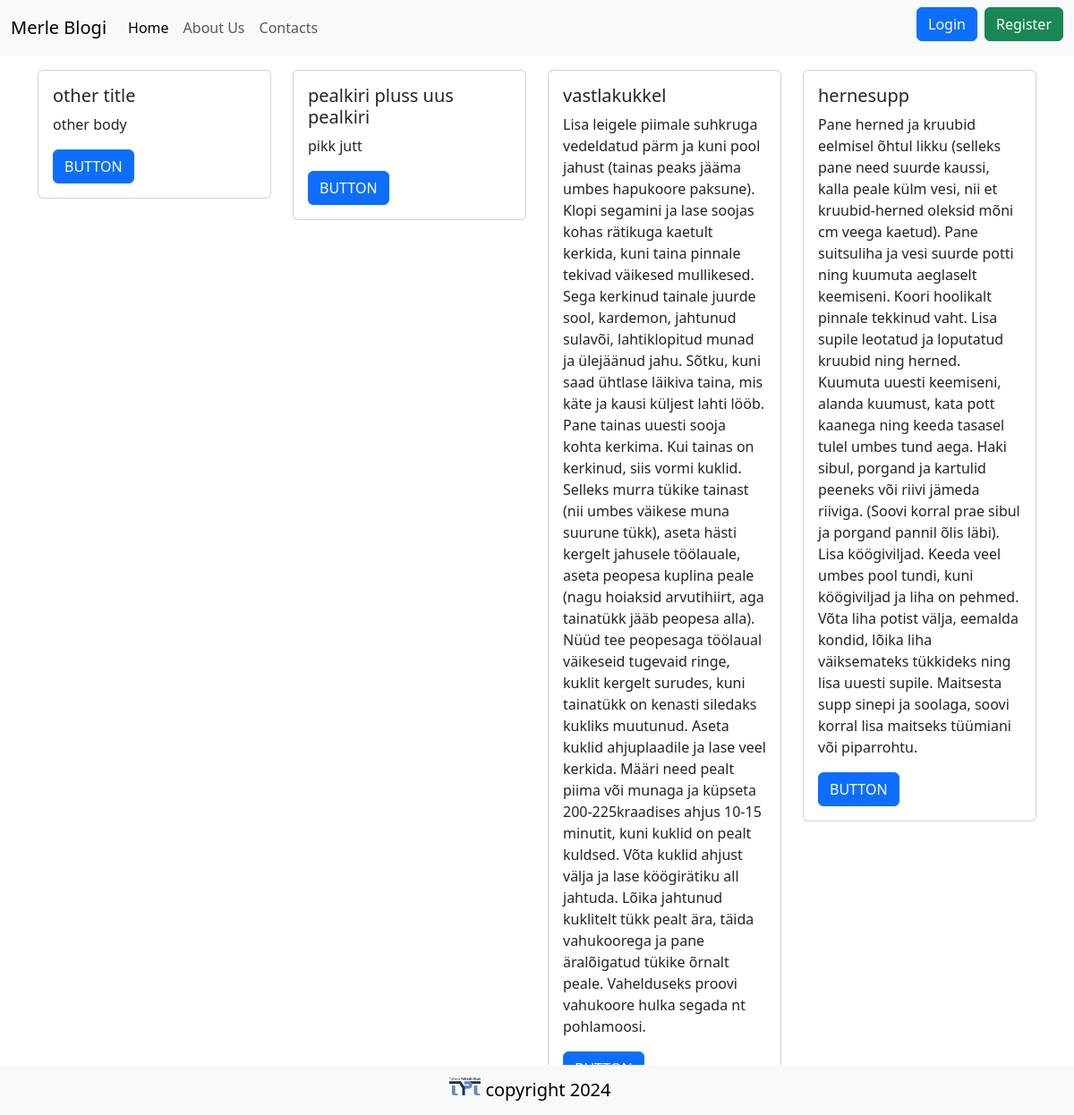
The page / on the database its author committed.
### tables this page shows
CREATE TABLE "articles"
(
    id    integer
        constraint articles_pk
            primary key autoincrement,
    title text not null,
    body  text
);

### src/Controllers/PublicController.php (called while the page is built, shortened)
<?php
class PublicController {
    public function index(){
        $articles = Article::all();
        include 'views/index.php';
    }
}

### src/DB.php (called while the page is built, shortened)
<?php
class DB {
    public $conn;
    public function __construct()
    {
        try {
            $this->conn = new PDO("sqlite:" . __DIR__ . "/../db.sqlite");
            $this->conn->setAttribute(PDO::ATTR_ERRMODE, PDO::ERRMODE_EXCEPTION);
        } catch(PDOException $e) {
            echo "Connection failed: " . $e->getMessage();
          }
    }
    public function all($table, $class){
        $stmt = $this->conn->prepare("SELECT * FROM $table");
        $stmt->execute();
        $stmt->setFetchMode(PDO::FETCH_CLASS, $class);
        return $stmt->fetchAll();
    }
}

### src/Models/Model.php (called while the page is built, shortened)
<?php
class Model {
    public static $table;
    public static function all(){
        $db = new DB();
        return $db->all(static::$table, static::class);
    }
}

### views/index.php (the view)
<?php include 'partials/header.php' ?>
    <div class="row">
        <?php foreach($articles as $article): ?>
            <div class="col-3 my-3">
                <div class="card">
                    <div class="card-body">
                        <h5 class="card-title"><?=$article->title?></h5>
                        <p class="card-text"><?=$article->body?></p>
                        <a href="#" class="btn btn-primary">BUTTON</a>
                    </div>
                </div>
            </div>
        <?php endforeach; ?>
    </div>
<?php include 'partials/footer.php' ?>

### rows shown on the page
articles: title "other title", body "other body"
articles: title "pealkiri pluss uus pealkiri", body "pikk jutt"
articles: title "vastlakukkel", body "Lisa leigele piimale suhkruga vedeldatud pärm ja kuni pool jahust (tainas peaks jääma umbes hapukoore paksune). Klopi segamini ja lase soojas kohas rätikuga kaetult kerkida, kuni taina pinnale tekivad väikesed mullikesed. Sega kerkinud tainale juurde sool, kardemon, jahtunud sulavõi, lahtiklopitud munad ja ülejäänud jahu. Sõtku, kuni saad ühtlase läikiva taina, mis käte ja kausi küljest lahti lööb. Pane tainas uuesti sooja kohta kerkima. Kui tainas on kerkinud, siis vormi kuklid. Selleks murra tükike tainast (nii umbes väikese muna suurune tükk), aseta hästi kergelt jahusele töölauale, aseta peopesa kuplina peale (nagu hoiaksid arvutihiirt, aga tainatükk jääb peopesa alla). Nüüd tee…"
articles: title "hernesupp", body "Pane herned ja kruubid eelmisel õhtul likku (selleks pane need suurde kaussi, kalla peale külm vesi, nii et kruubid-herned oleksid mõni cm veega kaetud). Pane suitsuliha ja vesi suurde potti ning kuumuta aeglaselt keemiseni. Koori hoolikalt pinnale tekkinud vaht. Lisa supile leotatud ja loputatud kruubid ning herned. Kuumuta uuesti keemiseni, alanda kuumust, kata pott kaanega ning keeda tasasel tulel umbes tund aega. Haki sibul, porgand ja kartulid peeneks või riivi jämeda riiviga. (Soovi korral prae sibul ja porgand pannil õlis läbi). Lisa köögiviljad. Keeda veel umbes pool tundi, kuni köögiviljad ja liha on pehmed. Võta liha potist välja, eemalda kondid, lõika liha väiksemateks tükkideks…"
